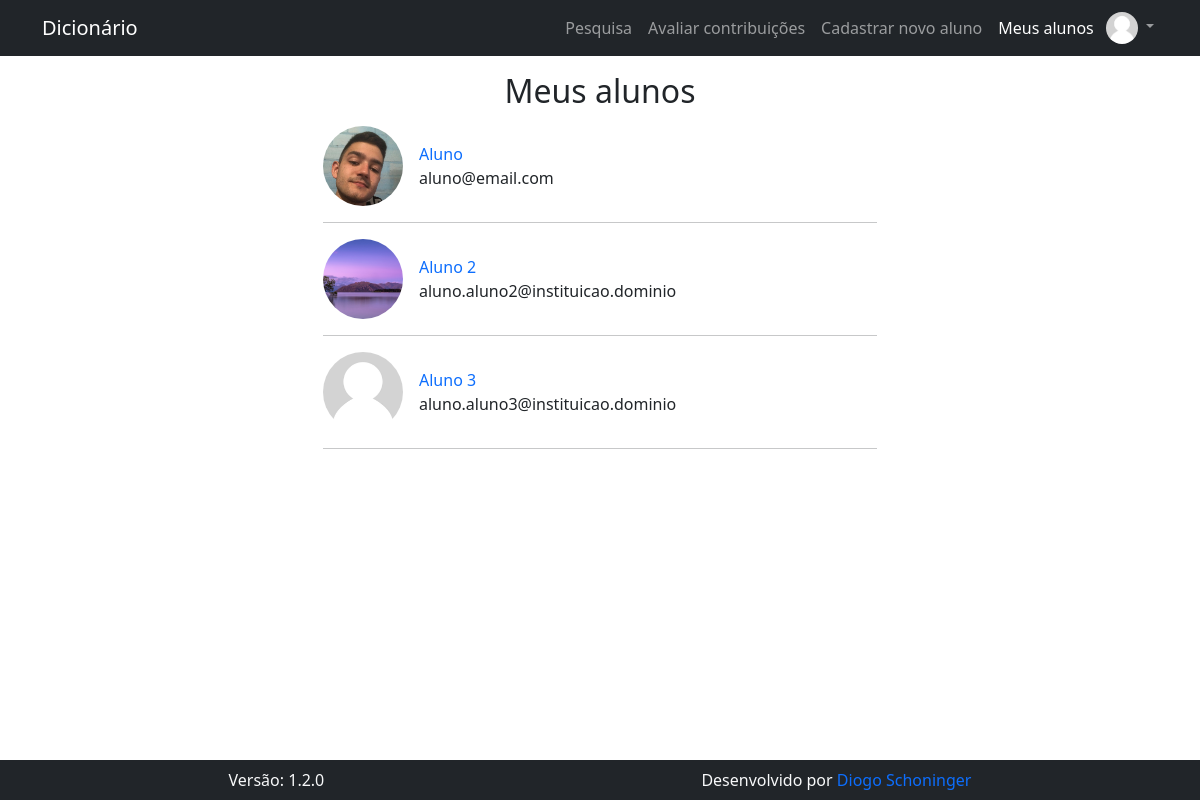
/pages/meus_alunos.php (signed in), run on an earlier commit of the app's database.
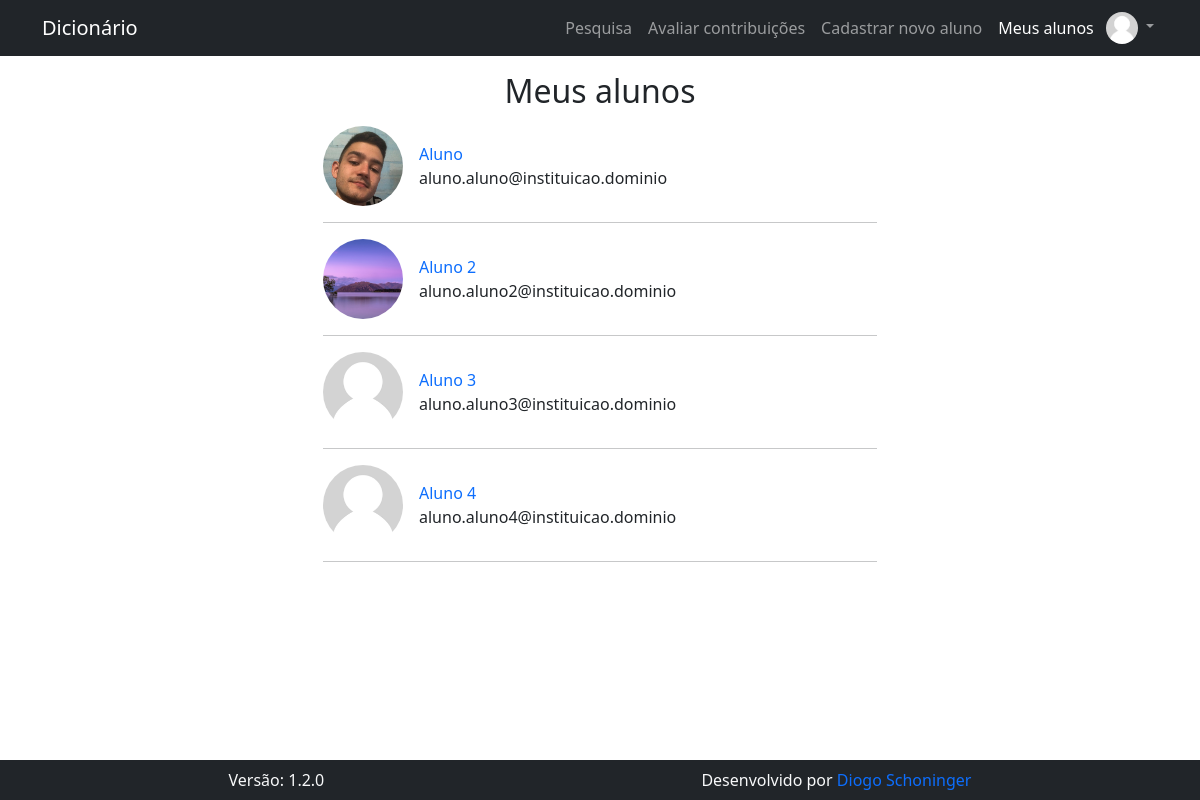
And on a later commit of the database.
### tables this page shows
CREATE TABLE IF NOT EXISTS `usuario` (
  `id_usuario` int(11) NOT NULL AUTO_INCREMENT,
  `nome_usuario` text NOT NULL,
  `data_nasc` date NOT NULL,
  `email` varchar(128) NOT NULL,
  `cpf` varchar(11) NOT NULL,
  `senha` text NOT NULL,
  `nivel` int(1) NOT NULL,
  `primeiro_acesso` int(1) NOT NULL DEFAULT 1,
  `id_responsavel` int(1) NOT NULL,
  `foto` text DEFAULT NULL,
  PRIMARY KEY (`id_usuario`),
  UNIQUE KEY `email` (`email`),
  UNIQUE KEY `cpf` (`cpf`)
);

### config.php (called while the page is built, shortened)
<?php
  $url_atual = $_SERVER["REQUEST_URI"];
?>

### pages/meus_alunos.php (the view, shortened to what this page needs)
<?php
  require_once "../config.php";
  require_once TEMPLATE_HEADER
?>
<h1 class="fs-2 text-center m-0">Meus alunos</h1>
<?php
  $conn = open_db();
  $result = $conn->query("SELECT id_usuario, foto, nome_usuario, email FROM usuario WHERE id_responsavel = {$_SESSION["id_usuario"]} AND nivel = 1");
  if ($result->num_rows !== 0) :
?>
  <div class="row g-0 gap-3 mx-auto col-md-9 col-lg-7 col-xl-6 col-xxl-5">
    <?php while ($usuario = $result->fetch_object()) : ?>
      <div class="row g-0 gap-3 justify-content-center">
        <img src="<?php echo BASE_URL; echo $usuario->foto ?? "src/img/default.jpg" ?>" class="row g-0 rounded-circle" style="object-fit: cover; width: 5rem; height: 5rem;">
        <div class="row g-0 col d-flex align-content-center">
          <a class="nav-link p-0 row g-0" href="<?php echo BASE_URL ?>pages/user/perfil.php?id_usuario=<?php echo $usuario->id_usuario ?>"><?php echo $usuario->nome_usuario ?></a>
          <span class="row g-0"><?php echo $usuario->email ?></span>
        </div>
      </div>
      <hr class="m-0"/>
    <?php endwhile ?>
  </div>
<?php endif ?>
<?php require_once TEMPLATE_FOOTER ?>

### src/templates/header.php (shortened to what this page needs)
<!DOCTYPE html>
<html lang="pt-br" class="h-100">
<head>
  <link href="https://cdn.jsdelivr.net/npm/bootstrap@5.1.3/dist/css/bootstrap.min.css" rel="stylesheet">
</head>
<body class="d-flex flex-column h-100">
  <div class="navbar navbar-expand-lg navbar-dark bg-dark sticky-top">
    <div class="container">
      <a href="<?php echo BASE_URL ?>" class="navbar-brand">Dicionário</a>
      <div class="collapse navbar-collapse" id="navbarSupportedContent">
        <nav class="navbar-nav ms-auto">
          <a href="<?php echo BASE_URL ?>" class="nav-item nav-link <?php if ($url_atual == BASE_URL || $url_atual == (BASE_URL . "index.php")) echo "active" ?>"></i>Pesquisa</a>
          <?php if ( !empty($_SESSION) ) : ?>
            <?php if ( $_SESSION["nivel"] == 1 ) : ?>
              <a href="<?php echo BASE_URL ?>pages/contribuicoes/nova_contribuicao.php" class="nav-item nav-link <?php if ($url_atual == (BASE_URL . "pages/contribuicoes/nova_contribuicao.php")) echo "active" ?>">Nova contribuição</a>
              <a href="<?php echo BASE_URL ?>pages/contribuicoes/minhas_contribuicoes.php" class="nav-item nav-link <?php if ($url_atual == (BASE_URL . "pages/contribuicoes/minhas_contribuicoes.php")) echo "active" ?>">Minhas contribuições</a>
            <?php elseif ( $_SESSION["nivel"] == 2 || $_SESSION["nivel"] == 3 ) : ?>
              <a href="<?php echo BASE_URL ?>pages/contribuicoes/avaliar_contribuicoes.php" class="nav-item nav-link <?php if ($url_atual == (BASE_URL . "pages/contribuicoes/avaliar_contribuicoes.php")) echo "active" ?>">Avaliar contribuições</a>
              <a href="<?php echo BASE_URL ?>pages/cadastro_aluno.php" class="nav-item nav-link <?php if ($url_atual == (BASE_URL . "pages/cadastro_aluno.php")) echo "active" ?>">Cadastrar novo aluno</a>
              <a href="<?php echo BASE_URL ?>pages/meus_alunos.php" class="nav-item nav-link <?php if ($url_atual == (BASE_URL . "pages/meus_alunos.php")) echo "active" ?>">Meus alunos</a>
            <?php endif ?>
          <?php endif ?>
          <?php if ( isset( $_SESSION["id_usuario"] ) ) : ?>
            <div class="nav-item dropdown">
              <a href="<?php echo BASE_URL ?>" class="nav-link dropdown-toggle p-1" id="dropdownUserSidebar" data-bs-toggle="dropdown" aria-expanded="false">
                <img src="<?php if($_SESSION["foto"]) echo BASE_URL . $_SESSION["foto"]; else echo IMG_DEFAULT ?>" style="width: 32px; height: 32px; object-fit: cover" class="rounded-circle">
              </a>
            </div>
          <?php else : ?>
            <a href="<?php echo BASE_URL ?>pages/session/login.php" class="nav-item nav-link <?php if ($url_atual == (BASE_URL . "pages/session/login.php")) echo "active" ?>">Login</a>
          <?php endif ?>
        </nav>
      </div>
    </div>
  </div>
  <div class="container p-3">
    <div class="row g-0 gap-3">

### src/templates/footer.php (shortened to what this page needs)
    </div>
  </div>
  <div class="navbar navbar-dark bg-dark mt-auto">
    <div class="container text-light d-flex justify-content-between gap-1">
      <div class="mx-auto">Versão: <?php echo VERSION ?></div>
      <div class="mx-auto">Desenvolvido por <a href="https://github.com/diogoschoninger" class="nav-link d-inline p-0" target="_blank">Diogo Schoninger</a></div>
    </div>
  </div>
</body>
</html>

What changed in the data, as far as the page shows it:
changed usuario "Aluno": email "aluno@email.com" → "aluno.aluno@instituicao.dominio"
added usuario: nome_usuario "Aluno 4", email "aluno.aluno4@instituicao.dominio"
